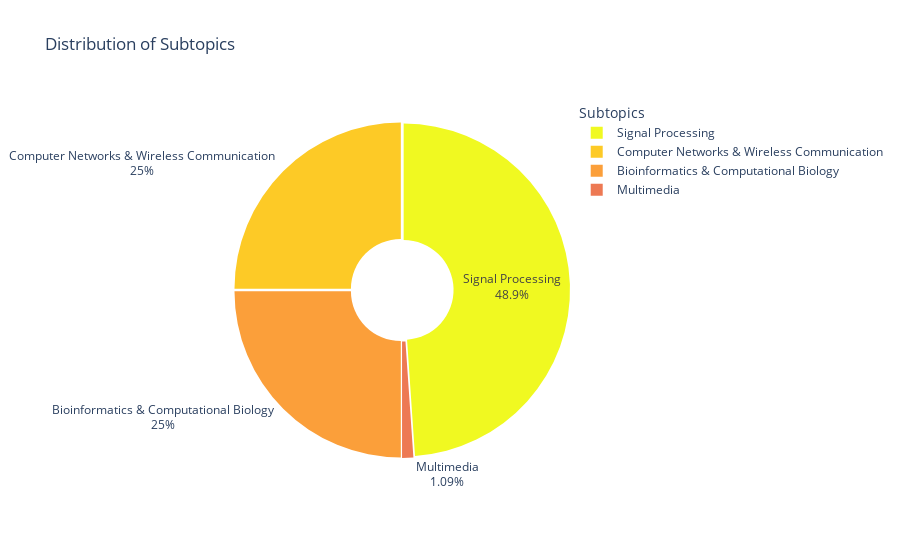
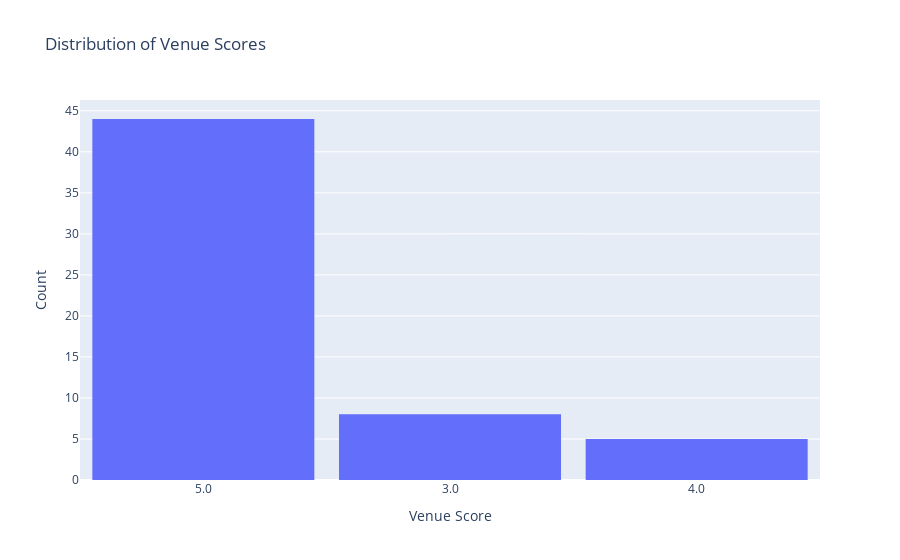

Source (notebook cell) for these figures, in order:
### Code cell
subtopic_counts = df['subtopic'].value_counts()
fig_pie = px.pie(subtopic_counts, values=subtopic_counts.values, names=subtopic_counts.index, title='Distribution of Subtopics', hole=0.3)
fig_pie.update_traces(textinfo='percent+label', pull=[0.01 for _ in subtopic_counts.index], marker=dict(colors=px.colors.sequential.Plasma_r))  # Using Plasma color scale
fig_pie.update_layout(legend_title_text='Subtopics')

# Enhanced Histogram for Venue Scores
df_filtered = df.dropna(subset=['venue_score'])
fig_hist = px.histogram(df_filtered, x='venue_score', title='Distribution of Venue Scores', nbins=20, color_discrete_sequence=['#636EFA'])  # Using a blue color
fig_hist.update_layout(bargap=0.1, xaxis_title='Venue Score', yaxis_title='Count')

# Display the plots (you can integrate this with your Dash app)
fig_pie.show()
fig_hist.show()

### Figure 1 — Plotly figure (JSON) as saved in the notebook; plotly's stock layout.template omitted (floating-point values rounded to 4 significant figures)
{"data": [{"domain": {"x": [0, 1], "y": [0, 1]}, "hole": 0.3, "hovertemplate": "subtopic=%{label}<br>value=%{value}<extra></extra>", "labels": ["Signal Processing", "Computer Networks & Wireless Communication", "Bioinformatics & Computational Biology", "Multimedia"], "legendgroup": "", "marker": {"colors": ["#f0f921", "#fdca26", "#fb9f3a", "#ed7953", "#d8576b", "#bd3786", "#9c179e", "#7201a8", "#46039f", "#0d0887"]}, "name": "", "pull": [0.01, 0.01, 0.01, 0.01], "showlegend": true, "textinfo": "percent+label", "type": "pie", "values": [45, 23, 23, 1]}], "layout": {"legend": {"title": {"text": "Subtopics"}, "tracegroupgap": 0}, "title": {"text": "Distribution of Subtopics"}}}

### Figure 2 — Plotly figure (JSON) as saved in the notebook; plotly's stock layout.template omitted (floating-point values rounded to 4 significant figures)
{"data": [{"alignmentgroup": "True", "bingroup": "x", "hovertemplate": "venue_score=%{x}<br>count=%{y}<extra></extra>", "legendgroup": "", "marker": {"color": "#636EFA", "pattern": {"shape": ""}}, "name": "", "nbinsx": 20, "offsetgroup": "", "orientation": "v", "showlegend": false, "type": "histogram", "x": ["5.0", "5.0", "5.0", "5.0", "5.0", "3.0", "5.0", "5.0", "5.0", "5.0", "5.0", "5.0", "3.0", "5.0", "5.0", "5.0", "5.0", "5.0", "5.0", "5.0", "5.0", "5.0", "5.0", "5.0", "5.0", "5.0", "3.0", "5.0", "5.0", "5.0", "4.0", "5.0", "4.0", "5.0", "5.0", "5.0", "5.0", "3.0", "3.0", "5.0", "5.0", "5.0", "5.0", "5.0", "4.0", "3.0", "5.0", "4.0", "3.0", "5.0", "5.0", "5.0", "3.0", "5.0", "4.0", "5.0", "5.0"], "xaxis": "x", "yaxis": "y"}], "layout": {"bargap": 0.1, "barmode": "relative", "legend": {"tracegroupgap": 0}, "title": {"text": "Distribution of Venue Scores"}, "xaxis": {"anchor": "y", "domain": [0, 1], "title": {"text": "Venue Score"}}, "yaxis": {"anchor": "x", "domain": [0, 1], "title": {"text": "Count"}}}}
